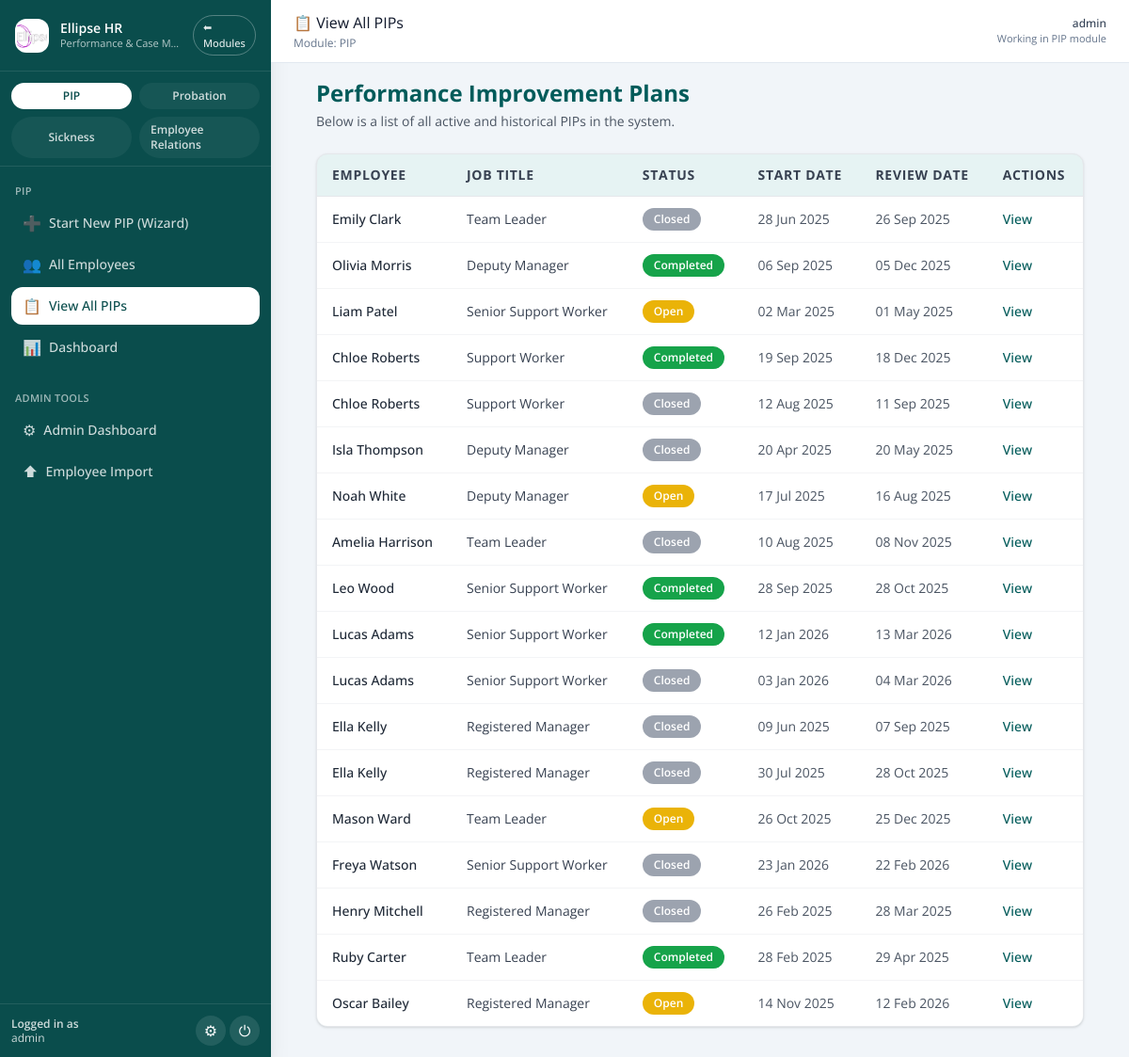
/pip/list (signed in), run on an earlier commit of the app's database.
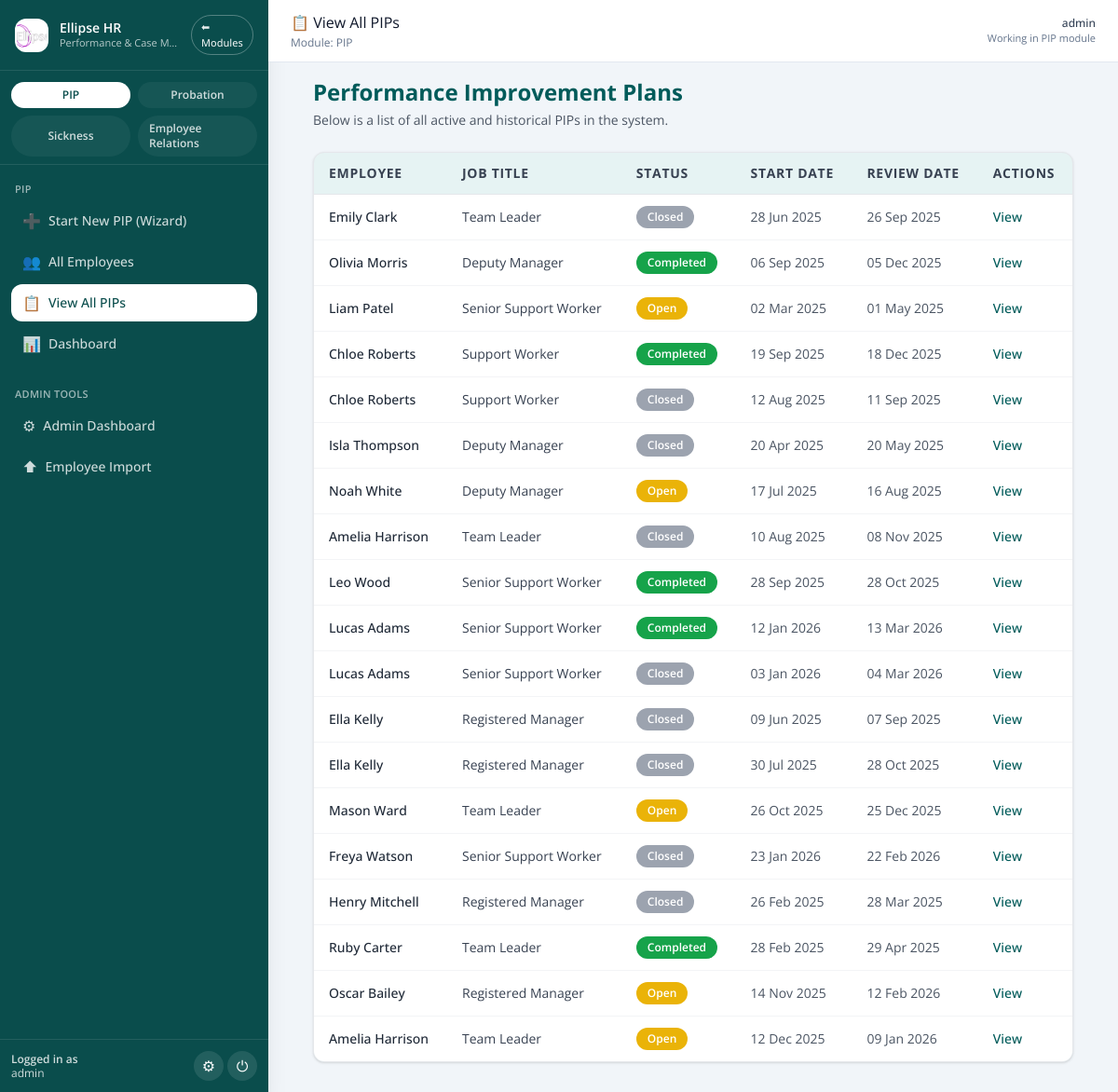
And on a later commit of the database.
### pip_app/models.py (models this page shows)
class PIPRecord(db.Model):
    __tablename__ = "pip_record"
    id = db.Column(db.Integer, primary_key=True)
    employee_id = db.Column(db.Integer, db.ForeignKey("employee.id"), nullable=False)
    assigned_to = db.Column(
        db.Integer, db.ForeignKey("user.id"), nullable=True
    )  # NEW
    concerns = db.Column(db.Text, nullable=False)
    start_date = db.Column(db.Date, nullable=False)
    review_date = db.Column(db.Date, nullable=False)
    meeting_notes = db.Column(db.Text)
    status = db.Column(db.String(20), default="Open")
    created_by = db.Column(db.String(100))
    created_at = db.Column(db.DateTime, default=datetime.utcnow)
    last_updated = db.Column(
        db.DateTime, default=datetime.utcnow, onupdate=datetime.utcnow
    )
    ai_advice = db.Column(db.Text)
    ai_advice_generated_at = db.Column(db.DateTime)
    capability_meeting_date = db.Column(db.DateTime, nullable=True)
    capability_meeting_time = db.Column(db.String, nullable=True)
    capability_meeting_venue = db.Column(db.String, nullable=True)
    concern_category = db.Column(db.String(100))
    severity = db.Column(db.String(50))
    frequency = db.Column(db.String(50))
    tags = db.Column(db.Text)
    ai_summary = db.Column(db.Text, nullable=True)
    ai_action_suggestions = db.Column(JSON, nullable=True)
    ai_next_up = db.Column(JSON, nullable=True)
    ai_actions_accepted = db.Column(JSON, nullable=True)
    outcome_status = db.Column(db.String(50), nullable=True)  # e.g., Successful, Extended, Unsuccessful
    outcome_notes = db.Column(db.Text, nullable=True)
    employee = db.relationship("Employee", back_populates="pips")
    assignee = db.relationship("User", backref="assigned_pips")  # NEW
    action_items = db.relationship(
        "PIPActionItem",
        back_populates="pip_record",
        cascade="all, delete-orphan",
        lazy=True,
    )
    timeline_events = db.relationship(
        "TimelineEvent",
        back_populates="pip_record",
        cascade="all, delete-orphan",
        lazy=True,
    )

class Employee(db.Model):
    id = db.Column(db.Integer, primary_key=True)
    first_name = db.Column(db.String(100))
    last_name = db.Column(db.String(100))
    job_title = db.Column(db.String(100))
    line_manager = db.Column(db.String(100))
    service = db.Column(db.String(100))
    start_date = db.Column(db.Date)
    team_id = db.Column(db.Integer)
    email = db.Column(db.String(120), nullable=True)
    pips = db.relationship("PIPRecord", back_populates="employee", lazy=True)

### old files/app - 050226.py (the view)
@app.route('/pip/list')
@login_required
def pip_list():
    pips = PIPRecord.query.join(Employee).all()
    return render_template('pip_list.html', pips=pips)

### old files/app - 050226.py (called while the page is built)
@login_manager.user_loader
def load_user(user_id):
    return db.session.get(User, int(user_id))

@app.context_processor
def inject_module():
    return dict(active_module=session.get('active_module'))

@app.context_processor
def inject_csrf_token():
    return dict(csrf_token=generate_csrf)

@app.before_request
def set_active_module():
    path = (request.path or "").lower()
    if path.startswith('/pip/') or path.startswith('/employee/') or path in (
        '/dashboard', '/pip_list', '/employee/list', '/employee/add', '/pip/select-employee'
    ):
        session['active_module'] = 'PIP'
    elif path.startswith('/probation/'):
        session['active_module'] = 'Probation'
    elif path == '/':
        session.pop('active_module', None)

### pip_app/models.py (called while the page is built)
    def is_superuser(self):
        return self.admin_level == 2

### templates/pip_list.html (shortened to what this page needs)
{% extends 'base.html' %}
{% block page_title %}📋 View All PIPs{% endblock %}
{% block content %}
<div class="max-w-6xl mx-auto px-4 sm:px-6">
  <div class="mb-6">
    <h2 class="text-xl sm:text-2xl font-bold text-ellipse-teal mb-1">Performance Improvement Plans</h2>
    <p class="text-sm text-gray-600">Below is a list of all active and historical PIPs in the system.</p>
  </div>
  {% if pips %}
    <div class="overflow-x-auto bg-[#e6f3f3] border border-gray-200 shadow rounded-xl">
      <table class="min-w-full divide-y divide-gray-200 text-xs sm:text-sm text-left">
        <thead class="bg-ellipse-light text-gray-700 font-medium uppercase tracking-wider">
          <tr>
            <th class="px-2 sm:px-4 py-3 whitespace-nowrap">Employee</th>
            <th class="px-2 sm:px-4 py-3 whitespace-nowrap">Job Title</th>
            <th class="px-2 sm:px-4 py-3 whitespace-nowrap">Status</th>
            <th class="px-2 sm:px-4 py-3 whitespace-nowrap">Start Date</th>
            <th class="px-2 sm:px-4 py-3 whitespace-nowrap">Review Date</th>
            <th class="px-2 sm:px-4 py-3 whitespace-nowrap">Actions</th>
          </tr>
        </thead>
        <tbody class="divide-y divide-gray-100 bg-white">
          {% for pip in pips %}
            <tr class="hover:bg-ellipse-light/40 transition">
              <td class="px-2 sm:px-4 py-3 font-medium text-gray-800 whitespace-nowrap">
                {{ pip.employee.first_name }} {{ pip.employee.last_name }}
              </td>
              <td class="px-2 sm:px-4 py-3 text-gray-700 whitespace-nowrap">
                {{ pip.employee.job_title }}
              </td>
              <td class="px-2 sm:px-4 py-3 whitespace-nowrap">
                {% if pip.status == 'Open' %}
                  <span class="inline-block px-3 py-1 text-xs font-semibold text-white bg-yellow-500 rounded-full">Open</span>
                {% elif pip.status == 'Completed' %}
                  <span class="inline-block px-3 py-1 text-xs font-semibold text-white bg-green-600 rounded-full">Completed</span>
                {% elif pip.status == 'Overdue' %}
                  <span class="inline-block px-3 py-1 text-xs font-semibold text-white bg-red-600 rounded-full">Overdue</span>
                {% else %}
                  <span class="inline-block px-3 py-1 text-xs font-semibold text-white bg-gray-400 rounded-full">{{ pip.status }}</span>
                {% endif %}
              </td>
              <td class="px-2 sm:px-4 py-3 text-gray-600 whitespace-nowrap">
                {{ pip.start_date.strftime('%d %b %Y') }}
              </td>
              <td class="px-2 sm:px-4 py-3 text-gray-600 whitespace-nowrap">
                {{ pip.review_date.strftime('%d %b %Y') }}
              </td>
              <td class="px-2 sm:px-4 py-3 whitespace-nowrap">
                <a href="{{ url_for('pip_detail', id=pip.id) }}"
                   class="text-xs sm:text-sm font-medium text-ellipse-teal hover:underline"
                   aria-label="View PIP for {{ pip.employee.first_name }} {{ pip.employee.last_name }}">
                  View
                </a>
              </td>
            </tr>
          {% endfor %}
        </tbody>
      </table>
    </div>
  {% else %}
    <div class="bg-[#e6f3f3] p-6 rounded-xl shadow border border-gray-200 text-center">
      <p class="text-gray-600">No PIPs found.</p>
    </div>
  {% endif %}
</div>
{% endblock %}

What changed in the data, as far as the page shows it:
added PIPRecord: employee.first_name "Amelia", employee.last_name "Harrison", employee.job_title "Team Leader", status "Open", start_date "12 Dec 2025", review_date "09 Jan 2026"
